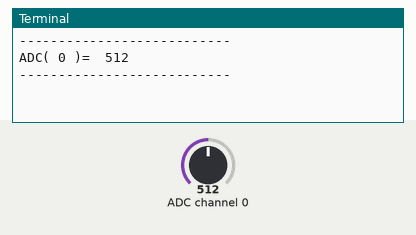
Bench run of a program on a simulated Raspberry Pi (BCM pin numbers). Parts: the last lines printed to the terminal. The test bench sets the inputs (shaded band); at power-on: ADC channel 0 = 512 (analog values on the 0–1023 scale).

Above: at 1.2 s.
1.3 s: ADC channel 0 set to 716
At 5.1 s:
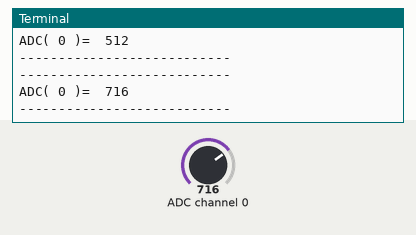
6.3 s: ADC channel 0 set to 900
At 9.3 s:
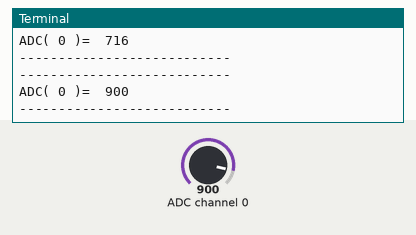
Timing chart, 0 to 10.8 s (numbered marks = the images above; inputs shaded):
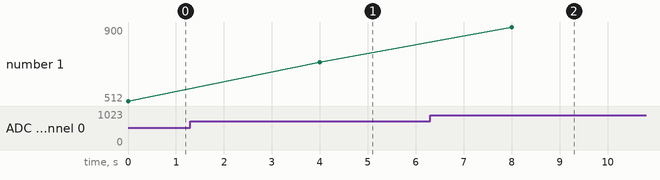

The program:

humidity.py
```python
import spidev
import time
spi = spidev.SpiDev()
spi.open(0,0)
smoothedVal = 0

def readadc(adcnum):
    if ((adcnum > 7) or (adcnum < 0)):
        return -1
    r = spi.xfer2([1,(8+adcnum)<<4,0])
    adcout = ((r[1]&3) << 8) + r[2]
    return adcout

def smoothValue(x):
    smoothedVal = 20 + (-0.025965 + (0.0000233054 + (-2.063*pow(10,-7) + 1.70016*pow(10,-8) *(-81 + x))* (-900 + x))* (-1.5 + x))*(-2890 + x)
    return smoothedVal

while True:
    adcInput = 0
    value = readadc(adcInput)
    smoothedVal = value
    print "---------------------------"
    print "ADC(", adcInput,")= ", smoothedVal
    print "---------------------------"
    time.sleep(4)
```

Measured:
- after the input at 1.3 s, the terminal: prints a new line after 2.7 s (image 1)
- after the input at 6.3 s, the terminal: prints a new line after 1.7 s (image 2)
- plotted number 1: 512 → 716 after the input at 1.3 s, 716 → 900 after the input at 6.3 s
